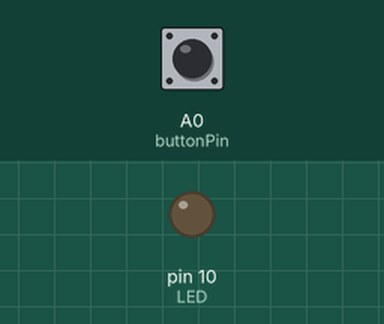
A sketch run on a simulated Arduino Uno, built with avr-gcc and run on an emulated ATmega328P. Parts: output pins drawn as LEDs (lit = HIGH). Inputs (shaded band) come from the test bench; at power-on: A0 (buttonPin) LOW. What the sketch prints to the serial monitor is not drawn.

Above: at 1.2 s.
1.3 s: A0 (buttonPin) pulled HIGH for 0.15 s
Timing chart, 0 to 4.3 s (numbered marks = the images above; inputs shaded):
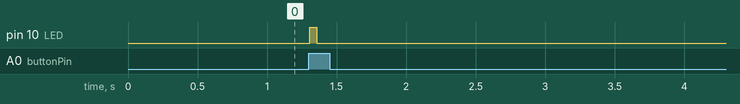

The sketch:

One-Time-Button-Press-Test-With-LED.ino
```cpp
const int LED = 10;
const int buttonPin = A0;
bool buttonState = 0;
bool buttonFlag = 0;

void setup() {
  Serial.begin(9600);
  pinMode(buttonPin, INPUT);
  pinMode(LED, OUTPUT);

}

void loop(){

  buttonState = digitalRead(buttonPin);
  Serial.println(buttonState);

  if (buttonState == 1 && buttonFlag == 0) {
    digitalWrite(LED, HIGH);
    buttonFlag = 1;
    delay(50);
  }

  else if (buttonState == 0 && buttonFlag == 1) {
    buttonFlag = 0;
    digitalWrite(LED, LOW);
  }

  else{
    digitalWrite(LED, LOW);
  }
}
```

Measured:
- after the input at 1.3 s, pin 10 (LED): LOW → HIGH at once, → LOW 0.05 s later
